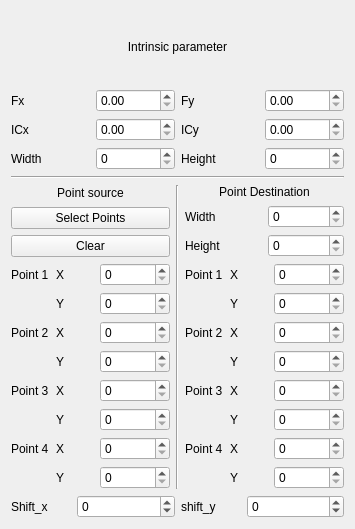
              <widget class="QWidget" name="page">
               <property name="geometry">
                <rect>
                 <x>0</x>
                 <y>0</y>
                 <width>355</width>
                 <height>529</height>
                </rect>
               </property>
               <attribute name="label">
                <string>Image 1</string>
               </attribute>
               <layout class="QVBoxLayout" name="verticalLayout_9">
                <item>
                 <layout class="QVBoxLayout" name="verticalLayout">
                  <item>
                   <widget class="QLabel" name="label_33">
                    <property name="text">
                     <string>Intrinsic parameter</string>
                    </property>
                    <property name="alignment">
                     <set>Qt::AlignCenter</set>
                    </property>
                   </widget>
                  </item>
                  <item>
                   <layout class="QGridLayout" name="gridLayout">
                    <item row="0" column="3">
                     <widget class="QDoubleSpinBox" name="doubleSpinBox_fy_0">
                      <property name="maximum">
                       <double>10000.000000000000000</double>
                      </property>
                     </widget>
                    </item>
                    <item row="2" column="3">
                     <widget class="QDoubleSpinBox" name="doubleSpinBox_icy_0">
                      <property name="maximum">
                       <double>10000.000000000000000</double>
                      </property>
                     </widget>
                    </item>
                    <item row="2" column="2">
                     <widget class="QLabel" name="label_4">
                      <property name="text">
                       <string>ICy</string>
                      </property>
                     </widget>
                    </item>
                    <item row="0" column="2">
                     <widget class="QLabel" name="label_2">
                      <property name="text">
                       <string>Fy</string>
                      </property>
                     </widget>
                    </item>
                    <item row="2" column="0">
                     <widget class="QLabel" name="label_3">
                      <property name="text">
                       <string>ICx</string>
                      </property>
                     </widget>
                    </item>
                    <item row="3" column="0">
                     <widget class="QLabel" name="label_6">
                      <property name="text">
                       <string>Width</string>
                      </property>
                     </widget>
                    </item>
                    <item row="3" column="2">
                     <widget class="QLabel" name="label_5">
                      <property name="text">
                       <string>Height</string>
                      </property>
                     </widget>
                    </item>
                    <item row="0" column="0">
                     <widget class="QLabel" name="label">
                      <property name="text">
                       <string>Fx</string>
                      </property>
                     </widget>
                    </item>
                    <item row="3" column="1">
                     <widget class="QSpinBox" name="spinBox_width_0">
                      <property name="minimumSize">
                       <size>
                        <width>70</width>
                        <height>0</height>
                       </size>
                      </property>
                      <property name="maximum">
                       <number>10000</number>
                      </property>
                     </widget>
                    </item>
                    <item row="0" column="1">
                     <widget class="QDoubleSpinBox" name="doubleSpinBox_fx_0">
                      <property name="maximum">
                       <double>10000.000000000000000</double>
                      </property>
                     </widget>
                    </item>
                    <item row="2" column="1">
                     <widget class="QDoubleSpinBox" name="doubleSpinBox_icx_0">
                      <property name="maximum">
                       <double>10000.000000000000000</double>
                      </property>
                     </widget>
                    </item>
                    <item row="3" column="3">
                     <widget class="QSpinBox" name="spinBox_height_0">
                      <property name="minimumSize">
                       <size>
                        <width>70</width>
                        <height>0</height>
                       </size>
                      </property>
                      <property name="maximum">
                       <number>10000</number>
                      </property>
                     </widget>
                    </item>
                   </layout>
                  </item>
                  <item>
                   <widget class="Line" name="line_2">
                    <property name="orientation">
                     <enum>Qt::Horizontal</enum>
                    </property>
                   </widget>
                  </item>
                  <item>
                   <layout class="QHBoxLayout" name="horizontalLayout">
                    <item>
                     <layout class="QVBoxLayout" name="verticalLayout_2">
                      <item>
                       <widget class="QLabel" name="label_31">
                        <property name="text">
                         <string>Point source</string>
                        </property>
                        <property name="alignment">
                         <set>Qt::AlignCenter</set>
                        </property>
                       </widget>
                      </item>
                      <item>
                       <layout class="QVBoxLayout" name="verticalLayout_4">
                        <item>
                         <widget class="QPushButton" name="button_select_point_0">
                          <property name="text">
                           <string>Select Points</string>
                          </property>
                          <property name="checkable">
                           <bool>true</bool>
                          </property>
                         </widget>
                        </item>
                        <item>
                         <widget class="QPushButton" name="button_clear_0">
                          <property name="text">
                           <string>Clear</string>
                          </property>
                         </widget>
                        </item>
                       </layout>
                      </item>
                      <item>
                       <layout class="QGridLayout" name="gridLayout_3">
                        <item row="6" column="0">
                         <widget class="QLabel" name="label_18">
                          <property name="text">
                           <string>Point 4</string>
                          </property>
                         </widget>
                        </item>
                        <item row="4" column="2">
                         <widget class="QSpinBox" name="spinBox_src_point3_x_0">
                          <property name="maximum">
                           <number>10000</number>
                          </property>
                         </widget>
                        </item>
                        <item row="1" column="2">
                         <widget class="QSpinBox" name="spinBox_src_point1_y_0">
                          <property name="maximum">
                           <number>10000</number>
                          </property>
                         </widget>
                        </item>
                        <item row="3" column="1">
                         <widget class="QLabel" name="label_11">
                          <property name="text">
                           <string>Y</string>
                          </property>
                         </widget>
                        </item>
                        <item row="0" column="1">
                         <widget class="QLabel" name="label_7">
                          <property name="text">
                           <string>X</string>
                          </property>
                         </widget>
                        </item>
                        <item row="5" column="2">
                         <widget class="QSpinBox" name="spinBox_src_point3_y_0">
                          <property name="maximum">
                           <number>10000</number>
                          </property>
                         </widget>
                        </item>
                        <item row="1" column="1">
                         <widget class="QLabel" name="label_9">
                          <property name="text">
                           <string>Y</string>
                          </property>
                         </widget>
                        </item>
                        <item row="7" column="1">
                         <widget class="QLabel" name="label_15">
                          <property name="text">
                           <string>Y</string>
                          </property>
                         </widget>
                        </item>
                        <item row="4" column="0">
                         <widget class="QLabel" name="label_17">
                          <property name="text">
                           <string>Point 3</string>
                          </property>
                         </widget>
                        </item>
                        <item row="0" column="2">
                         <widget class="QSpinBox" name="spinBox_src_point1_x_0">
                          <property name="minimumSize">
                           <size>
                            <width>70</width>
                            <height>0</height>
                           </size>
                          </property>
                          <property name="maximumSize">
                           <size>
                            <width>16777215</width>
                            <height>16777215</height>
                           </size>
                          </property>
                          <property name="maximum">
                           <number>10000</number>
                          </property>
                          <property name="value">
                           <number>0</number>
                          </property>
                         </widget>
                        </item>
                        <item row="5" column="1">
                         <widget class="QLabel" name="label_13">
                          <property name="text">
                           <string>Y</string>
                          </property>
                         </widget>
                        </item>
                        <item row="2" column="2">
                         <widget class="QSpinBox" name="spinBox_src_point2_x_0">
                          <property name="maximum">
                           <number>10000</number>
                          </property>
                         </widget>
                        </item>
                        <item row="2" column="0">
                         <widget class="QLabel" name="label_16">
                          <property name="text">
                           <string>Point 2</string>
                          </property>
                         </widget>
                        </item>
                        <item row="0" column="0">
                         <widget class="QLabel" name="label_8">
                          <property name="text">
                           <string>Point 1</string>
                          </property>
                         </widget>
                        </item>
                        <item row="2" column="1">
                         <widget class="QLabel" name="label_10">
                          <property name="text">
                           <string>X</string>
                          </property>
                         </widget>
                        </item>
                        <item row="6" column="2">
                         <widget class="QSpinBox" name="spinBox_src_point4_x_0">
                          <property name="maximum">
                           <number>10000</number>
                          </property>
                         </widget>
                        </item>
                        <item row="6" column="1">
                         <widget class="QLabel" name="label_14">
                          <property name="text">
                           <string>X</string>
                          </property>
                         </widget>
                        </item>
                        <item row="4" column="1">
                         <widget class="QLabel" name="label_12">
                          <property name="text">
                           <string>X</string>
                          </property>
                         </widget>
                        </item>
                        <item row="3" column="2">
                         <widget class="QSpinBox" name="spinBox_src_point2_y_0">
                          <property name="maximum">
                           <number>10000</number>
                          </property>
                         </widget>
                        </item>
                        <item row="7" column="2">
                         <widget class="QSpinBox" name="spinBox_src_point4_y_0">
                          <property name="maximum">
                           <number>10000</number>
                          </property>
                         </widget>
                        </item>
                       </layout>
                      </item>
                     </layout>
                    </item>
                    <item>
                     <widget class="Line" name="line">
                      <property name="orientation">
                       <enum>Qt::Vertical</enum>
                      </property>
                     </widget>
                    </item>
                    <item>
                     <layout class="QVBoxLayout" name="verticalLayout_3">
                      <item>
                       <widget class="QLabel" name="label_32">
                        <property name="text">
                         <string>Point Destination</string>
                        </property>
                        <property name="alignment">
                         <set>Qt::AlignCenter</set>
                        </property>
                       </widget>
                      </item>
                      <item>
                       <layout class="QGridLayout" name="gridLayout_4">
                        <item row="0" column="0">
                         <widget class="QLabel" name="label_34">
                          <property name="text">
                           <string>Width</string>
                          </property>
                         </widget>
                        </item>
                        <item row="0" column="1">
                         <widget class="QSpinBox" name="spinBox_width_dst_0">
                          <property name="maximum">
                           <number>10000</number>
                          </property>
                         </widget>
                        </item>
                        <item row="1" column="0">
                         <widget class="QLabel" name="label_35">
                          <property name="text">
                           <string>Height</string>
                          </property>
                         </widget>
                        </item>
                        <item row="1" column="1">
                         <widget class="QSpinBox" name="spinBox_height_dst_0">
                          <property name="maximum">
                           <number>10000</number>
                          </property>
                         </widget>
                        </item>
                       </layout>
                      </item>
                      <item>
                       <layout class="QGridLayout" name="gridLayout_2">
                        <item row="6" column="0">
                         <widget class="QLabel" name="label_30">
                          <property name="text">
                           <string>Point 4</string>
                          </property>
                         </widget>
                        </item>
                        <item row="1" column="1">
                         <widget class="QLabel" name="label_21">
                          <property name="text">
                           <string>Y</string>
                          </property>
                         </widget>
                        </item>
                        <item row="6" column="2">
                         <widget class="QSpinBox" name="spinBox_dst_point4_x_0">
                          <property name="maximum">
                           <number>10000</number>
                          </property>
                         </widget>
                        </item>
                        <item row="4" column="0">
                         <widget class="QLabel" name="label_29">
                          <property name="text">
                           <string>Point 3</string>
                          </property>
                         </widget>
                        </item>
                        <item row="1" column="2">
                         <widget class="QSpinBox" name="spinBox_dst_point1_y_0">
                          <property name="maximum">
                           <number>10000</number>
                          </property>
                         </widget>
                        </item>
                        <item row="3" column="1">
                         <widget class="QLabel" name="label_23">
                          <property name="text">
                           <string>Y</string>
                          </property>
                         </widget>
                        </item>
                        <item row="5" column="2">
                         <widget class="QSpinBox" name="spinBox_dst_point3_y_0">
                          <property name="maximum">
                           <number>10000</number>
                          </property>
                         </widget>
                        </item>
                        <item row="0" column="0">
                         <widget class="QLabel" name="label_19">
                          <property name="text">
                           <string>Point 1</string>
                          </property>
                         </widget>
                        </item>
                        <item row="7" column="2">
                         <widget class="QSpinBox" name="spinBox_dst_point4_y_0">
                          <property name="maximum">
                           <number>10000</number>
                          </property>
                         </widget>
                        </item>
                        <item row="6" column="1">
                         <widget class="QLabel" name="label_26">
                          <property name="text">
                           <string>X</string>
                          </property>
                         </widget>
                        </item>
                        <item row="3" column="2">
                         <widget class="QSpinBox" name="spinBox_dst_point2_y_0">
                          <property name="maximum">
                           <number>10000</number>
                          </property>
                         </widget>
                        </item>
                        <item row="0" column="2">
                         <widget class="QSpinBox" name="spinBox_dst_point1_x_0">
                          <property name="minimumSize">
                           <size>
                            <width>70</width>
                            <height>0</height>
                           </size>
                          </property>
                          <property name="maximumSize">
                           <size>
                            <width>10000</width>
                            <height>16777215</height>
                           </size>
                          </property>
                          <property name="maximum">
                           <number>10000</number>
                          </property>
                         </widget>
                        </item>
                        <item row="2" column="2">
                         <widget class="QSpinBox" name="spinBox_dst_point2_x_0">
                          <property name="maximum">
                           <number>10000</number>
                          </property>
                         </widget>
                        </item>
                        <item row="2" column="1">
                         <widget class="QLabel" name="label_22">
                          <property name="text">
                           <string>X</string>
                          </property>
                         </widget>
                        </item>
                        <item row="5" column="1">
                         <widget class="QLabel" name="label_25">
                          <property name="text">
                           <string>Y</string>
                          </property>
                         </widget>
                        </item>
                        <item row="7" column="1">
                         <widget class="QLabel" name="label_27">
                          <property name="text">
                           <string>Y</string>
                          </property>
                         </widget>
                        </item>
                        <item row="4" column="1">
                         <widget class="QLabel" name="label_24">
                          <property name="text">
                           <string>X</string>
                          </property>
                         </widget>
                        </item>
                        <item row="2" column="0">
                         <widget class="QLabel" name="label_28">
                          <property name="text">
                           <string>Point 2</string>
                          </property>
                         </widget>
                        </item>
                        <item row="4" column="2">
                         <widget class="QSpinBox" name="spinBox_dst_point3_x_0">
                          <property name="maximum">
                           <number>10000</number>
                          </property>
                         </widget>
                        </item>
                        <item row="0" column="1">
                         <widget class="QLabel" name="label_20">
                          <property name="text">
                           <string>X</string>
                          </property>
                         </widget>
                        </item>
                       </layout>
                      </item>
                     </layout>
                    </item>
                   </layout>
                  </item>
                 </layout>
                </item>
                <item>
                 <layout class="QHBoxLayout" name="horizontalLayout_14">
                  <item>
                   <widget class="QLabel" name="label_38">
                    <property name="maximumSize">
                     <size>
                      <width>60</width>
                      <height>16777215</height>
                     </size>
                    </property>
                    <property name="text">
                     <string>Shift_x</string>
                    </property>
                   </widget>
                  </item>
                  <item>
                   <widget class="QSpinBox" name="spinBox_shift_x_1">
                    <property name="minimum">
                     <number>-1000</number>
                    </property>
                    <property name="maximum">
                     <number>1000</number>
                    </property>
                    <property name="value">
                     <number>0</number>
                    </property>
                   </widget>
                  </item>
                  <item>
                   <widget class="QLabel" name="label_40">
                    <property name="maximumSize">
                     <size>
                      <width>60</width>
                      <height>16777215</height>
                     </size>
                    </property>
                    <property name="text">
                     <string>shift_y</string>
                    </property>
                   </widget>
                  </item>
                  <item>
                   <widget class="QSpinBox" name="spinBox_shift_y_1">
                    <property name="minimum">
                     <number>-1000</number>
                    </property>
                    <property name="maximum">
                     <number>1000</number>
                    </property>
                    <property name="value">
                     <number>0</number>
                    </property>
                   </widget>
                  </item>
                 </layout>
                </item>
               </layout>
              </widget>
